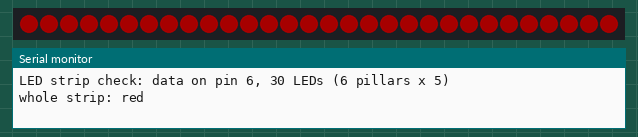
Recording of a sketch running on a simulated Arduino Mega 2560, built with avr-gcc and run on an emulated ATmega2560. Parts: 30 RGB LEDs in strip order, left to right, the last lines printed to the serial monitor. Dim RGB values are drawn brighter than linear.

Above: at 0.1 s.
At 1.1 s:
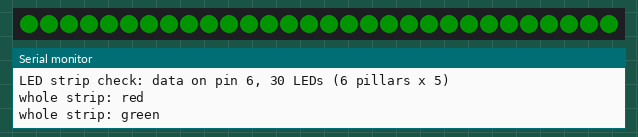
At 2.1 s:
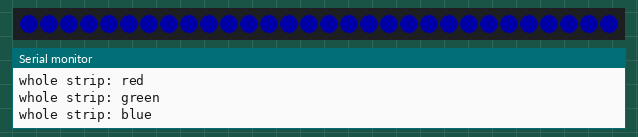
At 5.9 s:
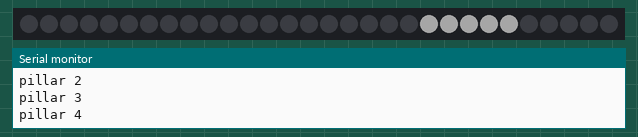
At 9.4 s:
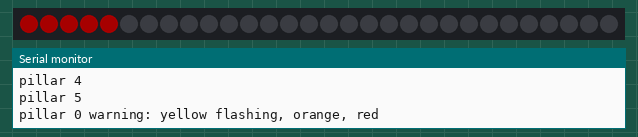
At 10.9 s:
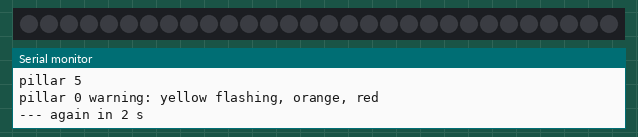

The sketch:

led_strip_check.ino
```cpp
// LED strip check (Game Mega)
//
// Pillars' WS2812B strip: 5 LEDs per pillar, pillar 0 first, data on pin 6
// (the same settings as LEDGameLogic.cpp). Flash this, open the Serial Monitor
// at 115200, and watch the strip:
//   1. the whole strip goes red, green, blue: checks every LED and that the
//      colours are in the right order (red really looks red)
//   2. each pillar's 5 LEDs light up white in turn, with the pillar number
//      printed: checks the pillars are in the right order
//   3. pillar 0 plays the EASY warning: yellow flashing, fast orange, then
//      solid red, the way the game shows a pillar about to rise
//
// Power: the full strip can draw nearly 2 A at full white. This check runs
// dim so USB power is enough. In the real game, power the strip from a 5 V
// supply rather than the Mega's 5V pin, and connect the supply's ground to
// the Mega's GND.
//
// This is a standalone check, so it uses delay(); the game itself never does.

#include <FastLED.h>

#define LED_PIN 6
#define NUM_PILLARS 6
#define LEDS_PER_PILLAR 5
#define TOTAL_LEDS (NUM_PILLARS * LEDS_PER_PILLAR)
#define BRIGHTNESS 40 // out of 255; the game uses 128

CRGB leds[TOTAL_LEDS];

static void fill_pillar(uint8_t pillar, CRGB colour)
{
    for (uint8_t i = 0; i < LEDS_PER_PILLAR; i++)
        leds[pillar * LEDS_PER_PILLAR + i] = colour;
}

static void whole_strip(CRGB colour, const char *name)
{
    Serial.print(F("whole strip: "));
    Serial.println(name);
    fill_solid(leds, TOTAL_LEDS, colour);
    FastLED.show();
    delay(1000);
}

void setup()
{
    Serial.begin(115200);
    FastLED.addLeds<WS2812B, LED_PIN, GRB>(leds, TOTAL_LEDS);
    FastLED.setBrightness(BRIGHTNESS);
    FastLED.clear(true);
    Serial.println(F("LED strip check: data on pin 6, 30 LEDs (6 pillars x 5)"));
}

void loop()
{
    whole_strip(CRGB::Red, "red");
    whole_strip(CRGB::Green, "green");
    whole_strip(CRGB::Blue, "blue");

    for (uint8_t p = 0; p < NUM_PILLARS; p++)
    {
        Serial.print(F("pillar "));
        Serial.println(p);
        FastLED.clear();
        fill_pillar(p, CRGB::White);
        FastLED.show();
        delay(700);
    }

    Serial.println(F("pillar 0 warning: yellow flashing, orange, red"));
    FastLED.clear();
    for (uint16_t t = 0; t < 1200; t += 500) // yellow: toggles every 500 ms
    {
        fill_pillar(0, (t / 500) % 2 == 0 ? CRGB::Yellow : CRGB::Black);
        FastLED.show();
        delay(500);
    }
    for (uint8_t i = 0; i < 6; i++) // orange: toggles every 100 ms
    {
        fill_pillar(0, i % 2 == 0 ? CRGB(255, 60, 0) : CRGB::Black);
        FastLED.show();
        delay(100);
    }
    fill_pillar(0, CRGB::Red); // rising / up
    FastLED.show();
    delay(1500);

    FastLED.clear(true);
    Serial.println(F("--- again in 2 s"));
    delay(2000);
}
```

Measured:
- by itself, everything shown: repeats every 12.8 s, in 20 steps
- what the display in image 1 shows lasts 1.0 s, from 1.0 s to 2.0 s
- what the display in image 3 shows lasts 0.7 s, from 5.8 s to 6.5 s
- what the display in image 4 shows lasts 1.5 s, from 9.3 s to 10.8 s
- what the display in image 5 shows lasts 2.0 s, from 10.8 s to 12.8 s
